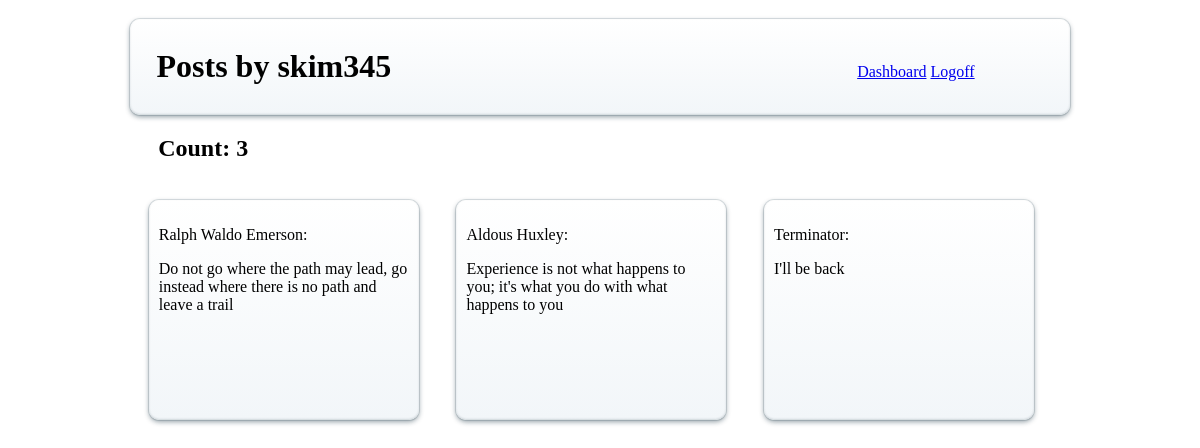
Page /Users/show_user/1 on the committed database.
### tables this page shows
CREATE TABLE `quotes` (
  `id` int(11) NOT NULL AUTO_INCREMENT,
  `quoted_by` varchar(255) DEFAULT NULL,
  `message` text,
  `created_at` datetime DEFAULT NULL,
  `updated_at` datetime DEFAULT NULL,
  `user_id` int(11) NOT NULL,
  PRIMARY KEY (`id`),
  KEY `fk_quotes_users_idx` (`user_id`),
  CONSTRAINT `fk_quotes_users` FOREIGN KEY (`user_id`) REFERENCES `users` (`id`) ON DELETE NO ACTION ON UPDATE NO ACTION
);

### application/controllers/Users.php (called while the page is built, shortened)
<?php
class Users extends CI_Controller {
	public function show_user($id)
	{
		$user_data=array();
		$user_data['user_quotes']=$this->User->show_user($id);
		$user_data['count']=$this->User->count($id);
		$this->load->view('show_user',$user_data);
	}
}

### index.php (called while the page is built, shortened)
<?php
require_once BASEPATH.'core/CodeIgniter.php';

### application/models/User.php (called while the page is built, shortened)
<?php
class User extends CI_model
{
	public function count($user_id)
	{
		$query="SELECT count(*) AS count, users.username
				FROM quotes JOIN users ON users.id=quotes.user_id
				WHERE quotes.user_id=?";
		$values=array($user_id);
		return $this->db->query($query,$values)->row_array();
	}
	public function show_user($id)
	{
		$query="SELECT quotes.user_id,
				quotes.quoted_by,
				quotes.message,
				users.username
				FROM quotes JOIN users ON users.id=quotes.user_id
				WHERE users.id=?";
		$values=array($id);
		return $this->db->query($query,$values)->result_array();
	}
}

### application/views/show_user.php (the view, shortened to what this page needs)
<html>
<head>
	<link rel="stylesheet" type="text/css" href="/assets/css/style.css">
</head>
<body>
	<div class="container">
		<div id="nav">
			<h1 id="showH1">Posts by <?=$count['username']; ?></h1>
			<a id="dashboard" href="/Quotes/home">Dashboard</a>
			<a id="logoff" href="/Users/logoff">Logoff</a>
		</div>
		<h2 id="count">Count: <?=$count['count'];?></h2>
	<?php
			foreach($user_quotes as $quotes)
			{
				echo "<div class='quotes'><p class='red'>".$quotes['quoted_by'].":</p>
					  <p>".$quotes['message']."</p></div>";
			}
	?>
	</div>
</body>
</html>

### assets/css/style.css (style rules this page uses)
* { font-family: "Tahoma"; }
.container { width: 940px; margin: 0px auto; }
.quotes { width: 250px; height: 200px; border-radius: 10px; margin-top: 2%; box-shadow:0 0 0 1px rgba(14,41,57,0.12),0 2px 5px rgba(14,41,57,0.44),inset 0 -1px 2px rgba(14,41,57,0.15); padding: 10px; background:linear-gradient(#fff,#f2f6f9); display: inline-block; vertical-align: top; margin: 2%; }
#nav { border-radius: 10px; margin-top: 2%; box-shadow:0 0 0 1px rgba(14,41,57,0.12),0 2px 5px rgba(14,41,57,0.44),inset 0 -1px 2px rgba(14,41,57,0.15); padding: 8px; background:linear-gradient(#fff,#f2f6f9); }
#nav #dashboard { margin-left: 50%; }
#nav #showH1 { display: inline-block; margin-left: 2%; }
#count { margin-left: 3%; }

### rows in the picture
quotes: quoted_by "Ralph Waldo Emerson", message "Do not go where the path may lead, go instead where there is no path and leave a trail"
quotes: quoted_by "Aldous Huxley", message "Experience is not what happens to you; it's what you do with what happens to you"
quotes: quoted_by "Terminator", message "I'll be back"

### other values in the picture
$count['username'] "skim345"
$count['count'] "3"
